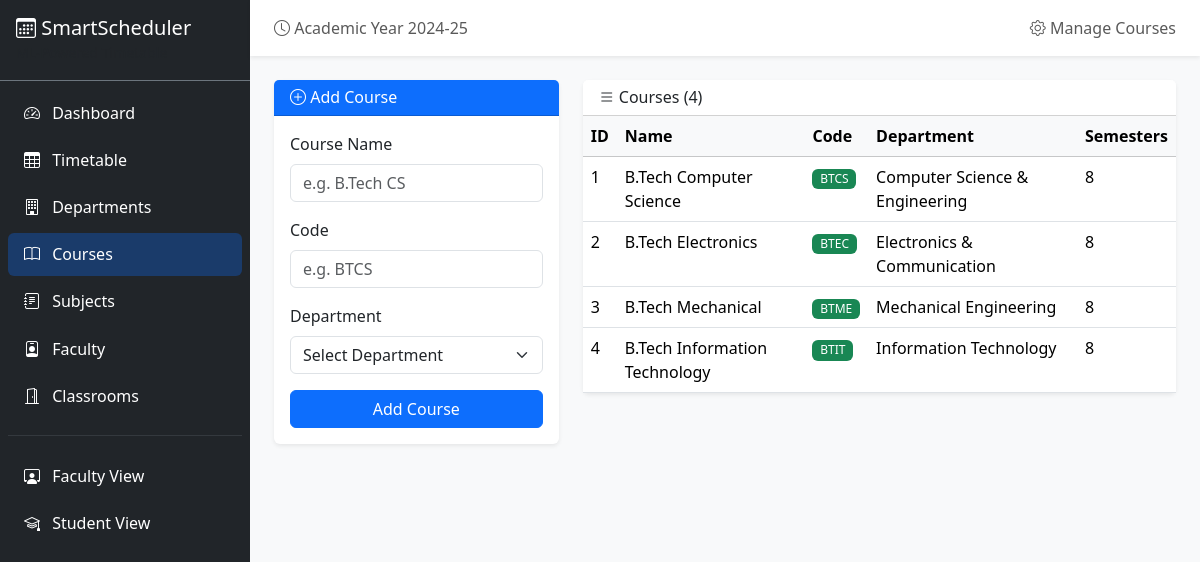
Page /admin/manage?entity=courses on the committed database.
### database/models.py (models this page shows)
class Course(db.Model):
    __tablename__ = "courses"
    id = db.Column(db.Integer, primary_key=True)
    name = db.Column(db.String(100), nullable=False)
    code = db.Column(db.String(20), unique=True, nullable=False)
    department_id = db.Column(db.Integer, db.ForeignKey("departments.id"), nullable=False)
    total_semesters = db.Column(db.Integer, default=8)
    created_at = db.Column(db.DateTime, default=datetime.utcnow)
    subjects = db.relationship("Subject", backref="course", lazy=True)
    students = db.relationship("Student", backref="course", lazy=True)
    def to_dict(self):
        return {
            "id": self.id,
            "name": self.name,
            "code": self.code,
            "department_id": self.department_id,
            "department_name": self.department.name if self.department else None,
            "total_semesters": self.total_semesters,
        }

class Department(db.Model):
    __tablename__ = "departments"
    id = db.Column(db.Integer, primary_key=True)
    name = db.Column(db.String(100), nullable=False)
    code = db.Column(db.String(10), unique=True, nullable=False)
    created_at = db.Column(db.DateTime, default=datetime.utcnow)
    courses = db.relationship("Course", backref="department", lazy=True)
    faculty = db.relationship("Faculty", backref="department", lazy=True)
    def to_dict(self):
        return {"id": self.id, "name": self.name, "code": self.code}

### routes/admin.py (the view)
@admin_bp.route("/manage")
def manage():
    entity = request.args.get("entity", "departments")
    items = []
    departments = []
    courses = []
    if entity == "departments":
        items = [d.to_dict() for d in Department.query.all()]
    elif entity == "courses":
        items = [c.to_dict() for c in Course.query.all()]
        departments = [d.to_dict() for d in Department.query.all()]
    elif entity == "subjects":
        items = [s.to_dict() for s in Subject.query.all()]
        courses = [c.to_dict() for c in Course.query.all()]
    elif entity == "faculty":
        items = [f.to_dict() for f in Faculty.query.all()]
        departments = [d.to_dict() for d in Department.query.all()]
    elif entity == "classrooms":
        items = [c.to_dict() for c in Classroom.query.all()]
    elif entity == "students":
        items = [s.to_dict() for s in Student.query.all()]
        courses = [c.to_dict() for c in Course.query.all()]
    return render_template("admin/manage.html", entity=entity, items=items, departments=departments, courses=courses)

### templates/admin/manage.html (shortened to what this page needs)
{% extends "base.html" %}
{% block page_title %}<i class="bi bi-gear"></i> Manage {{ entity|title }}{% endblock %}
{% block content %}
<div class="row">
    <div class="col-md-4">
        <div class="card border-0 shadow-sm mb-4">
            <div class="card-header bg-primary text-white">
                <h6 class="mb-0"><i class="bi bi-plus-circle"></i> Add {{ entity[:-1]|title if entity.endswith('s') else entity|title }}</h6>
            </div>
            <div class="card-body">
                {% if entity == 'departments' %}
                <form action="{{ url_for('admin.add_department') }}" method="POST">
                    <div class="mb-3">
                        <label class="form-label">Department Name</label>
                        <input type="text" name="name" class="form-control" required placeholder="e.g. Computer Science">
                    </div>
                    <div class="mb-3">
                        <label class="form-label">Code</label>
                        <input type="text" name="code" class="form-control" required placeholder="e.g. CSE" maxlength="10">
                    </div>
                    <button type="submit" class="btn btn-primary w-100">Add Department</button>
                </form>
                {% elif entity == 'courses' %}
                <form action="{{ url_for('admin.add_course') }}" method="POST">
                    <div class="mb-3">
                        <label class="form-label">Course Name</label>
                        <input type="text" name="name" class="form-control" required placeholder="e.g. B.Tech CS">
                    </div>
                    <div class="mb-3">
                        <label class="form-label">Code</label>
                        <input type="text" name="code" class="form-control" required placeholder="e.g. BTCS">
                    </div>
                    <div class="mb-3">
                        <label class="form-label">Department</label>
                        <select name="department_id" class="form-select" required>
                            <option value="">Select Department</option>
                        </select>
                    </div>
                    <button type="submit" class="btn btn-primary w-100">Add Course</button>
                </form>
                {% endif %}
            </div>
        </div>
    </div>
    <div class="col-md-8">
        <div class="card border-0 shadow-sm">
            <div class="card-header bg-white d-flex justify-content-between align-items-center">
                <h6 class="mb-0"><i class="bi bi-list"></i> {{ entity|title }} ({{ items|length }})</h6>
            </div>
            <div class="card-body p-0">
                <div class="table-responsive">
                    <table class="table table-hover mb-0">
                        {% if entity == 'departments' %}
                        <thead class="table-light">
                            <tr><th>ID</th><th>Name</th><th>Code</th><th>Actions</th></tr>
                        </thead>
                        <tbody>
                            {% for item in items %}
                            <tr>
                                <td>{{ item.id }}</td>
                                <td>{{ item.name }}</td>
                                <td><span class="badge bg-primary">{{ item.code }}</span></td>
                                <td>
                                    <form action="{{ url_for('admin.delete_department', dept_id=item.id) }}" method="POST" class="d-inline">
                                        <button class="btn btn-sm btn-outline-danger" onclick="return confirm('Delete?')">
                                            <i class="bi bi-trash"></i>
                                        </button>
                                    </form>
                                </td>
                            </tr>
                            {% endfor %}
                        </tbody>
                        {% elif entity == 'courses' %}
                        <thead class="table-light">
                            <tr><th>ID</th><th>Name</th><th>Code</th><th>Department</th><th>Semesters</th></tr>
                        </thead>
                        <tbody>
                            {% for item in items %}
                            <tr>
                                <td>{{ item.id }}</td>
                                <td>{{ item.name }}</td>
                                <td><span class="badge bg-success">{{ item.code }}</span></td>
                                <td>{{ item.department_name }}</td>
                                <td>{{ item.total_semesters }}</td>
                            </tr>
                            {% endfor %}
                        </tbody>
                        {% endif %}
                    </table>
                </div>
            </div>
        </div>
    </div>
</div>
{% endblock %}

### static/css/style.css (style rules this page uses)
.badge { font-weight: 500; }
.card { transition: box-shadow 0.2s; }

### rows in the picture
Course: name "B.Tech Computer Science", code "BTCS"
Department: department_name "Computer Science & Engineering"
Course: name "B.Tech Electronics", code "BTEC"
Department: department_name "Electronics & Communication"
Course: name "B.Tech Mechanical", code "BTME"
Department: department_name "Mechanical Engineering"
Course: name "B.Tech Information Technology", code "BTIT"
Department: department_name "Information Technology"

### other values in the picture
{{ entity|title }} "Courses"
{{ entity[:-1]|title if entity.endswith('s') else entity|title }} "Course"
{{ items|length }} "4"
{{ item.id }} "1" "2" "3" "4"
{{ item.total_semesters }} "8" "8" "8" "8"
